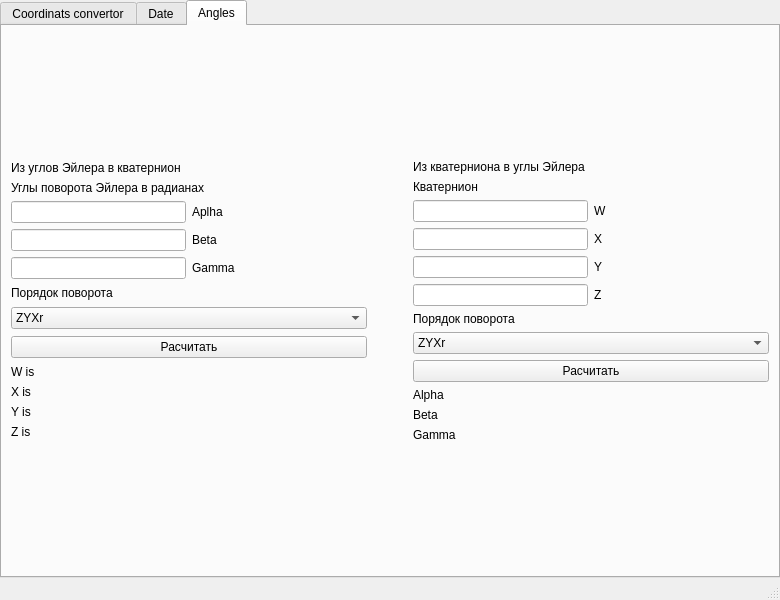
<?xml version="1.0" encoding="UTF-8"?>
<ui version="4.0">
 <class>MainWindow</class>
 <widget class="QMainWindow" name="MainWindow">
  <property name="geometry">
   <rect>
    <x>0</x>
    <y>0</y>
    <width>780</width>
    <height>600</height>
   </rect>
  </property>
  <property name="windowTitle">
   <string>MainWindow</string>
  </property>
  <property name="styleSheet">
   <string notr="true"/>
  </property>
  <widget class="QWidget" name="centralwidget">
   <layout class="QGridLayout" name="gridLayout">
    <property name="leftMargin">
     <number>0</number>
    </property>
    <property name="topMargin">
     <number>0</number>
    </property>
    <property name="rightMargin">
     <number>0</number>
    </property>
    <property name="bottomMargin">
     <number>0</number>
    </property>
    <property name="spacing">
     <number>0</number>
    </property>
    <item row="0" column="0">
     <widget class="QTabWidget" name="tabWidget">
      <property name="styleSheet">
       <string notr="true"/>
      </property>
      <property name="currentIndex">
       <number>2</number>
      </property>
      <property name="tabBarAutoHide">
       <bool>false</bool>
      </property>
      <widget class="QWidget" name="tab">
       <attribute name="title">
        <string>Coordinats convertor</string>
       </attribute>
       <layout class="QGridLayout" name="gridLayout_5">
        <item row="0" column="0">
         <layout class="QVBoxLayout" name="verticalLayout_19">
          <item>
           <layout class="QGridLayout" name="gridLayout_3">
            <item row="0" column="0">
             <layout class="QVBoxLayout" name="verticalLayout_18">
              <item>
               <layout class="QVBoxLayout" name="verticalLayout_17">
                <item>
                 <widget class="QLabel" name="label_7">
                  <property name="sizePolicy">
                   <sizepolicy hsizetype="Preferred" vsizetype="Fixed">
                    <horstretch>0</horstretch>
                    <verstretch>0</verstretch>
                   </sizepolicy>
                  </property>
                  <property name="text">
                   <string>DD MM SS</string>
                  </property>
                 </widget>
                </item>
                <item>
                 <layout class="QVBoxLayout" name="verticalLayout_13">
                  <item>
                   <widget class="QLabel" name="descrLabel_3">
                    <property name="sizePolicy">
                     <sizepolicy hsizetype="Preferred" vsizetype="Fixed">
                      <horstretch>0</horstretch>
                      <verstretch>0</verstretch>
                     </sizepolicy>
                    </property>
                    <property name="text">
                     <string>Долгота</string>
                    </property>
                   </widget>
                  </item>
                  <item>
                   <layout class="QHBoxLayout" name="horizontalLayout_20">
                    <item>
                     <widget class="QLineEdit" name="L_dd">
                      <property name="text">
                       <string/>
                      </property>
                      <property name="maxLength">
                       <number>32767</number>
                      </property>
                     </widget>
                    </item>
                    <item>
                     <widget class="QLineEdit" name="L_mm">
                      <property name="text">
                       <string/>
                      </property>
                     </widget>
                    </item>
                    <item>
                     <widget class="QLineEdit" name="L_ss">
                      <property name="text">
                       <string/>
                      </property>
                     </widget>
                    </item>
                   </layout>
                  </item>
                 </layout>
                </item>
                <item>
                 <layout class="QVBoxLayout" name="verticalLayout_12">
                  <item>
                   <widget class="QLabel" name="descrLabel_4">
                    <property name="sizePolicy">
                     <sizepolicy hsizetype="Preferred" vsizetype="Fixed">
                      <horstretch>0</horstretch>
                      <verstretch>0</verstretch>
                     </sizepolicy>
                    </property>
                    <property name="text">
                     <string>Широта</string>
                    </property>
                   </widget>
                  </item>
                  <item>
                   <layout class="QHBoxLayout" name="horizontalLayout_21">
                    <item>
                     <widget class="QLineEdit" name="W_dd">
                      <property name="text">
                       <string/>
                      </property>
                     </widget>
                    </item>
                    <item>
                     <widget class="QLineEdit" name="W_mm">
                      <property name="text">
                       <string/>
                      </property>
                     </widget>
                    </item>
                    <item>
                     <widget class="QLineEdit" name="W_ss">
                      <property name="text">
                       <string/>
                      </property>
                     </widget>
                    </item>
                   </layout>
                  </item>
                 </layout>
                </item>
               </layout>
              </item>
              <item>
               <widget class="QLabel" name="label_11">
                <property name="sizePolicy">
                 <sizepolicy hsizetype="Preferred" vsizetype="Fixed">
                  <horstretch>0</horstretch>
                  <verstretch>0</verstretch>
                 </sizepolicy>
                </property>
                <property name="text">
                 <string>градусы ;минуты ;секунды</string>
                </property>
               </widget>
              </item>
             </layout>
            </item>
            <item row="0" column="1">
             <widget class="QPushButton" name="pushButton_3">
              <property name="text">
               <string>Кнопка &lt;-</string>
              </property>
             </widget>
            </item>
            <item row="0" column="2">
             <widget class="QPushButton" name="pushButton">
              <property name="text">
               <string>Кнопка -&gt;</string>
              </property>
             </widget>
            </item>
            <item row="0" column="3">
             <layout class="QVBoxLayout" name="verticalLayout_16">
              <item>
               <widget class="QLabel" name="label_8">
                <property name="sizePolicy">
                 <sizepolicy hsizetype="Preferred" vsizetype="Fixed">
                  <horstretch>0</horstretch>
                  <verstretch>0</verstretch>
                 </sizepolicy>
                </property>
                <property name="text">
                 <string>DD.DDDDD</string>
                </property>
               </widget>
              </item>
              <item>
               <layout class="QVBoxLayout" name="verticalLayout_14">
                <item>
                 <widget class="QLabel" name="descrLabel">
                  <property name="sizePolicy">
                   <sizepolicy hsizetype="Preferred" vsizetype="Fixed">
                    <horstretch>0</horstretch>
                    <verstretch>0</verstretch>
                   </sizepolicy>
                  </property>
                  <property name="text">
                   <string>Долгота</string>
                  </property>
                 </widget>
                </item>
                <item>
                 <widget class="QLineEdit" name="L_output"/>
                </item>
               </layout>
              </item>
              <item>
               <layout class="QVBoxLayout" name="verticalLayout_15">
                <item>
                 <widget class="QLabel" name="descrLabel_2">
                  <property name="sizePolicy">
                   <sizepolicy hsizetype="Preferred" vsizetype="Fixed">
                    <horstretch>0</horstretch>
                    <verstretch>0</verstretch>
                   </sizepolicy>
                  </property>
                  <property name="text">
                   <string>Широта</string>
                  </property>
                 </widget>
                </item>
                <item>
                 <widget class="QLineEdit" name="W_output"/>
                </item>
               </layout>
              </item>
             </layout>
            </item>
           </layout>
          </item>
          <item>
           <widget class="QLabel" name="errorLabel">
            <property name="sizePolicy">
             <sizepolicy hsizetype="Preferred" vsizetype="Fixed">
              <horstretch>0</horstretch>
              <verstretch>0</verstretch>
             </sizepolicy>
            </property>
            <property name="text">
             <string/>
            </property>
           </widget>
          </item>
         </layout>
        </item>
       </layout>
      </widget>
      <widget class="QWidget" name="tab_2">
       <attribute name="title">
        <string>Date</string>
       </attribute>
       <layout class="QGridLayout" name="gridLayout_4">
        <item row="0" column="0">
         <layout class="QVBoxLayout" name="verticalLayout_11">
          <item>
           <layout class="QHBoxLayout" name="horizontalLayout_15">
            <item>
             <layout class="QVBoxLayout" name="verticalLayout_9">
              <item>
               <widget class="QLabel" name="label_25">
                <property name="text">
                 <string>От</string>
                </property>
               </widget>
              </item>
              <item>
               <widget class="QDateTimeEdit" name="dateTimeEdit">
                <property name="displayFormat">
                 <string>dd.MM.yyyy H:mm:ss</string>
                </property>
               </widget>
              </item>
              <item>
               <widget class="QLabel" name="label_26">
                <property name="sizePolicy">
                 <sizepolicy hsizetype="Preferred" vsizetype="Fixed">
                  <horstretch>0</horstretch>
                  <verstretch>0</verstretch>
                 </sizepolicy>
                </property>
                <property name="text">
                 <string>До</string>
                </property>
               </widget>
              </item>
              <item>
               <widget class="QDateTimeEdit" name="dateTimeEdit_2">
                <property name="enabled">
                 <bool>true</bool>
                </property>
                <property name="styleSheet">
                 <string notr="true"/>
                </property>
                <property name="displayFormat">
                 <string>dd.MM.yyyy H:mm:ss</string>
                </property>
               </widget>
              </item>
             </layout>
            </item>
            <item>
             <widget class="QPushButton" name="pushButton_2">
              <property name="text">
               <string>Рассчитать</string>
              </property>
             </widget>
            </item>
           </layout>
          </item>
          <item>
           <layout class="QVBoxLayout" name="verticalLayout_10">
            <item>
             <layout class="QHBoxLayout" name="horizontalLayout_16">
              <item>
               <widget class="QLabel" name="label">
                <property name="sizePolicy">
                 <sizepolicy hsizetype="Preferred" vsizetype="Fixed">
                  <horstretch>0</horstretch>
                  <verstretch>0</verstretch>
                 </sizepolicy>
                </property>
                <property name="text">
                 <string>Дней:</string>
                </property>
               </widget>
              </item>
              <item>
               <widget class="QLabel" name="days">
                <property name="sizePolicy">
                 <sizepolicy hsizetype="Preferred" vsizetype="Fixed">
                  <horstretch>0</horstretch>
                  <verstretch>0</verstretch>
                 </sizepolicy>
                </property>
                <property name="text">
                 <string>0</string>
                </property>
               </widget>
              </item>
             </layout>
            </item>
            <item>
             <layout class="QHBoxLayout" name="horizontalLayout_17">
              <item>
               <widget class="QLabel" name="label_4">
                <property name="sizePolicy">
                 <sizepolicy hsizetype="Preferred" vsizetype="Fixed">
                  <horstretch>0</horstretch>
                  <verstretch>0</verstretch>
                 </sizepolicy>
                </property>
                <property name="text">
                 <string>Часов</string>
                </property>
               </widget>
              </item>
              <item>
               <widget class="QLabel" name="hours">
                <property name="sizePolicy">
                 <sizepolicy hsizetype="Preferred" vsizetype="Fixed">
                  <horstretch>0</horstretch>
                  <verstretch>0</verstretch>
                 </sizepolicy>
                </property>
                <property name="text">
                 <string>0</string>
                </property>
               </widget>
              </item>
             </layout>
            </item>
            <item>
             <layout class="QHBoxLayout" name="horizontalLayout_18">
              <item>
               <widget class="QLabel" name="label_2">
                <property name="sizePolicy">
                 <sizepolicy hsizetype="Preferred" vsizetype="Fixed">
                  <horstretch>0</horstretch>
                  <verstretch>0</verstretch>
                 </sizepolicy>
                </property>
                <property name="text">
                 <string>Минут:</string>
                </property>
               </widget>
              </item>
              <item>
               <widget class="QLabel" name="mins">
                <property name="sizePolicy">
                 <sizepolicy hsizetype="Preferred" vsizetype="Fixed">
                  <horstretch>0</horstretch>
                  <verstretch>0</verstretch>
                 </sizepolicy>
                </property>
                <property name="text">
                 <string>0</string>
                </property>
               </widget>
              </item>
             </layout>
            </item>
            <item>
             <layout class="QHBoxLayout" name="horizontalLayout_19">
              <item>
               <widget class="QLabel" name="label_3">
                <property name="sizePolicy">
                 <sizepolicy hsizetype="Preferred" vsizetype="Fixed">
                  <horstretch>0</horstretch>
                  <verstretch>0</verstretch>
                 </sizepolicy>
                </property>
                <property name="text">
                 <string>Секунд:</string>
                </property>
               </widget>
              </item>
              <item>
               <widget class="QLabel" name="secs">
                <property name="sizePolicy">
                 <sizepolicy hsizetype="Preferred" vsizetype="Fixed">
                  <horstretch>0</horstretch>
                  <verstretch>0</verstretch>
                 </sizepolicy>
                </property>
                <property name="text">
                 <string>0</string>
                </property>
               </widget>
              </item>
             </layout>
            </item>
           </layout>
          </item>
         </layout>
        </item>
       </layout>
      </widget>
      <widget class="QWidget" name="tab_3">
       <attribute name="title">
        <string>Angles</string>
       </attribute>
       <layout class="QGridLayout" name="gridLayout_2">
        <item row="0" column="0">
         <layout class="QVBoxLayout" name="verticalLayout_8">
          <item>
           <layout class="QVBoxLayout" name="verticalLayout_2">
            <item>
             <widget class="QLabel" name="eul2quat">
              <property name="sizePolicy">
               <sizepolicy hsizetype="Preferred" vsizetype="Fixed">
                <horstretch>0</horstretch>
                <verstretch>0</verstretch>
               </sizepolicy>
              </property>
              <property name="styleSheet">
               <string notr="true"/>
              </property>
              <property name="text">
               <string>Из углов Эйлера в кватернион</string>
              </property>
              <property name="alignment">
               <set>Qt::AlignLeading|Qt::AlignLeft|Qt::AlignTop</set>
              </property>
             </widget>
            </item>
            <item>
             <widget class="QLabel" name="label_5">
              <property name="sizePolicy">
               <sizepolicy hsizetype="Preferred" vsizetype="Fixed">
                <horstretch>0</horstretch>
                <verstretch>0</verstretch>
               </sizepolicy>
              </property>
              <property name="text">
               <string>Углы поворота Эйлера в радианах</string>
              </property>
              <property name="alignment">
               <set>Qt::AlignBottom|Qt::AlignLeading|Qt::AlignLeft</set>
              </property>
             </widget>
            </item>
            <item>
             <layout class="QVBoxLayout" name="verticalLayout">
              <item>
               <layout class="QHBoxLayout" name="horizontalLayout">
                <item>
                 <widget class="QLineEdit" name="aplhaRad">
                  <property name="sizePolicy">
                   <sizepolicy hsizetype="Preferred" vsizetype="Fixed">
                    <horstretch>0</horstretch>
                    <verstretch>0</verstretch>
                   </sizepolicy>
                  </property>
                 </widget>
                </item>
                <item>
                 <widget class="QLabel" name="label_12">
                  <property name="sizePolicy">
                   <sizepolicy hsizetype="Preferred" vsizetype="Fixed">
                    <horstretch>0</horstretch>
                    <verstretch>0</verstretch>
                   </sizepolicy>
                  </property>
                  <property name="text">
                   <string>Aplha</string>
                  </property>
                 </widget>
                </item>
               </layout>
              </item>
              <item>
               <layout class="QHBoxLayout" name="horizontalLayout_2">
                <item>
                 <widget class="QLineEdit" name="betaRad">
                  <property name="sizePolicy">
                   <sizepolicy hsizetype="Preferred" vsizetype="Fixed">
                    <horstretch>0</horstretch>
                    <verstretch>0</verstretch>
                   </sizepolicy>
                  </property>
                 </widget>
                </item>
                <item>
                 <widget class="QLabel" name="label_13">
                  <property name="sizePolicy">
                   <sizepolicy hsizetype="Preferred" vsizetype="Fixed">
                    <horstretch>0</horstretch>
                    <verstretch>0</verstretch>
                   </sizepolicy>
                  </property>
                  <property name="text">
                   <string>Beta</string>
                  </property>
                 </widget>
                </item>
               </layout>
              </item>
              <item>
               <layout class="QHBoxLayout" name="horizontalLayout_3">
                <item>
                 <widget class="QLineEdit" name="gammaRad">
                  <property name="sizePolicy">
                   <sizepolicy hsizetype="Preferred" vsizetype="Fixed">
                    <horstretch>0</horstretch>
                    <verstretch>0</verstretch>
                   </sizepolicy>
                  </property>
                 </widget>
                </item>
                <item>
                 <widget class="QLabel" name="label_14">
                  <property name="sizePolicy">
                   <sizepolicy hsizetype="Preferred" vsizetype="Fixed">
                    <horstretch>0</horstretch>
                    <verstretch>0</verstretch>
                   </sizepolicy>
                  </property>
                  <property name="text">
                   <string>Gamma</string>
                  </property>
                 </widget>
                </item>
               </layout>
              </item>
             </layout>
            </item>
           </layout>
          </item>
          <item>
           <widget class="QLabel" name="label_6">
            <property name="sizePolicy">
             <sizepolicy hsizetype="Fixed" vsizetype="Fixed">
              <horstretch>0</horstretch>
              <verstretch>0</verstretch>
             </sizepolicy>
            </property>
            <property name="text">
             <string>Порядок поворота</string>
            </property>
           </widget>
          </item>
          <item>
           <widget class="QComboBox" name="order">
            <item>
             <property name="text">
              <string>ZYXr</string>
             </property>
            </item>
            <item>
             <property name="text">
              <string>XYXr</string>
             </property>
            </item>
            <item>
             <property name="text">
              <string>YZXr</string>
             </property>
            </item>
            <item>
             <property name="text">
              <string>XZXr</string>
             </property>
            </item>
            <item>
             <property name="text">
              <string>XZYr</string>
             </property>
            </item>
            <item>
             <property name="text">
              <string>YZYr</string>
             </property>
            </item>
            <item>
             <property name="text">
              <string>ZXYr</string>
             </property>
            </item>
            <item>
             <property name="text">
              <string>YXYr</string>
             </property>
            </item>
            <item>
             <property name="text">
              <string>YXZr</string>
             </property>
            </item>
            <item>
             <property name="text">
              <string>ZXZr</string>
             </property>
            </item>
            <item>
             <property name="text">
              <string>XYZr</string>
             </property>
            </item>
            <item>
             <property name="text">
              <string>ZYZr</string>
             </property>
            </item>
            <item>
             <property name="text">
              <string>ZYXs</string>
             </property>
            </item>
            <item>
             <property name="text">
              <string>XYXs</string>
             </property>
            </item>
            <item>
             <property name="text">
              <string>YZXs</string>
             </property>
            </item>
            <item>
             <property name="text">
              <string>XZXs</string>
             </property>
            </item>
            <item>
             <property name="text">
              <string>XZYs</string>
             </property>
            </item>
            <item>
             <property name="text">
              <string>YZYs</string>
             </property>
            </item>
            <item>
             <property name="text">
              <string>ZXYs</string>
             </property>
            </item>
            <item>
             <property name="text">
              <string>YXYs</string>
             </property>
            </item>
            <item>
             <property name="text">
              <string>YXZs</string>
             </property>
            </item>
            <item>
             <property name="text">
              <string>ZXZs</string>
             </property>
            </item>
            <item>
             <property name="text">
              <string>XYZs</string>
             </property>
            </item>
            <item>
             <property name="text">
              <string>ZYZs</string>
             </property>
            </item>
           </widget>
          </item>
          <item>
           <widget class="QPushButton" name="pushButton_4">
            <property name="text">
             <string>Расчитать</string>
            </property>
           </widget>
          </item>
          <item>
           <layout class="QVBoxLayout" name="verticalLayout_4">
            <item>
             <layout class="QHBoxLayout" name="horizontalLayout_8">
              <property name="spacing">
               <number>6</number>
              </property>
              <item>
               <widget class="QLabel" name="label_10">
                <property name="text">
                 <string>W is</string>
                </property>
                <property name="alignment">
                 <set>Qt::AlignLeading|Qt::AlignLeft|Qt::AlignVCenter</set>
                </property>
               </widget>
              </item>
              <item>
               <widget class="QLabel" name="outputW">
                <property name="sizePolicy">
                 <sizepolicy hsizetype="Fixed" vsizetype="Fixed">
                  <horstretch>0</horstretch>
                  <verstretch>0</verstretch>
                 </sizepolicy>
                </property>
                <property name="text">
                 <string/>
                </property>
               </widget>
              </item>
             </layout>
            </item>
            <item>
             <layout class="QHBoxLayout" name="horizontalLayout_9">
              <item>
               <widget class="QLabel" name="label_16">
                <property name="text">
                 <string>X is</string>
                </property>
                <property name="alignment">
                 <set>Qt::AlignLeading|Qt::AlignLeft|Qt::AlignVCenter</set>
                </property>
               </widget>
              </item>
              <item>
               <widget class="QLabel" name="outputX">
                <property name="sizePolicy">
                 <sizepolicy hsizetype="Fixed" vsizetype="Fixed">
                  <horstretch>0</horstretch>
                  <verstretch>0</verstretch>
                 </sizepolicy>
                </property>
                <property name="text">
                 <string/>
                </property>
               </widget>
              </item>
             </layout>
            </item>
            <item>
             <layout class="QHBoxLayout" name="horizontalLayout_10">
              <item>
               <widget class="QLabel" name="label_17">
                <property name="text">
                 <string>Y is</string>
                </property>
                <property name="alignment">
                 <set>Qt::AlignLeading|Qt::AlignLeft|Qt::AlignVCenter</set>
                </property>
               </widget>
              </item>
              <item>
               <widget class="QLabel" name="outputY">
                <property name="sizePolicy">
                 <sizepolicy hsizetype="Fixed" vsizetype="Fixed">
                  <horstretch>0</horstretch>
                  <verstretch>0</verstretch>
                 </sizepolicy>
                </property>
                <property name="text">
                 <string/>
                </property>
               </widget>
              </item>
             </layout>
            </item>
            <item>
             <layout class="QHBoxLayout" name="horizontalLayout_11">
              <item>
               <widget class="QLabel" name="label_18">
                <property name="text">
                 <string>Z is</string>
                </property>
                <property name="alignment">
                 <set>Qt::AlignLeading|Qt::AlignLeft|Qt::AlignVCenter</set>
                </property>
               </widget>
              </item>
              <item>
               <widget class="QLabel" name="outputZ">
                <property name="sizePolicy">
                 <sizepolicy hsizetype="Fixed" vsizetype="Fixed">
                  <horstretch>0</horstretch>
                  <verstretch>0</verstretch>
                 </sizepolicy>
                </property>
                <property name="text">
                 <string/>
                </property>
               </widget>
              </item>
             </layout>
            </item>
           </layout>
          </item>
         </layout>
        </item>
        <item row="0" column="2">
         <layout class="QVBoxLayout" name="verticalLayout_7">
          <item>
           <layout class="QVBoxLayout" name="verticalLayout_3">
            <item>
             <widget class="QLabel" name="quat2eul">
              <property name="sizePolicy">
               <sizepolicy hsizetype="Preferred" vsizetype="Fixed">
                <horstretch>0</horstretch>
                <verstretch>0</verstretch>
               </sizepolicy>
              </property>
              <property name="text">
               <string>Из кватерниона в углы Эйлера</string>
              </property>
              <property name="alignment">
               <set>Qt::AlignLeading|Qt::AlignLeft|Qt::AlignTop</set>
              </property>
             </widget>
            </item>
            <item>
             <widget class="QLabel" name="label_49">
              <property name="sizePolicy">
               <sizepolicy hsizetype="Preferred" vsizetype="Fixed">
                <horstretch>0</horstretch>
                <verstretch>0</verstretch>
               </sizepolicy>
              </property>
              <property name="text">
               <string>Кватернион</string>
              </property>
              <property name="alignment">
               <set>Qt::AlignBottom|Qt::AlignLeading|Qt::AlignLeft</set>
              </property>
             </widget>
            </item>
            <item>
             <layout class="QHBoxLayout" name="horizontalLayout_4">
              <item>
               <widget class="QLineEdit" name="qW">
                <property name="sizePolicy">
                 <sizepolicy hsizetype="Preferred" vsizetype="Fixed">
                  <horstretch>0</horstretch>
                  <verstretch>0</verstretch>
                 </sizepolicy>
                </property>
               </widget>
              </item>
              <item>
               <widget class="QLabel" name="label_9">
                <property name="sizePolicy">
                 <sizepolicy hsizetype="Preferred" vsizetype="Fixed">
                  <horstretch>0</horstretch>
                  <verstretch>0</verstretch>
                 </sizepolicy>
                </property>
                <property name="text">
                 <string>W</string>
                </property>
               </widget>
              </item>
             </layout>
            </item>
            <item>
             <layout class="QHBoxLayout" name="horizontalLayout_5">
              <item>
               <widget class="QLineEdit" name="qX">
                <property name="sizePolicy">
                 <sizepolicy hsizetype="Preferred" vsizetype="Fixed">
                  <horstretch>0</horstretch>
                  <verstretch>0</verstretch>
                 </sizepolicy>
                </property>
               </widget>
              </item>
              <item>
               <widget class="QLabel" name="label_15">
                <property name="sizePolicy">
                 <sizepolicy hsizetype="Preferred" vsizetype="Fixed">
                  <horstretch>0</horstretch>
                  <verstretch>0</verstretch>
                 </sizepolicy>
                </property>
                <property name="text">
                 <string>X</string>
                </property>
               </widget>
              </item>
             </layout>
            </item>
            <item>
             <layout class="QHBoxLayout" name="horizontalLayout_6">
              <item>
               <widget class="QLineEdit" name="qY">
                <property name="sizePolicy">
                 <sizepolicy hsizetype="Preferred" vsizetype="Fixed">
                  <horstretch>0</horstretch>
                  <verstretch>0</verstretch>
                 </sizepolicy>
                </property>
               </widget>
              </item>
              <item>
               <widget class="QLabel" name="label_19">
                <property name="sizePolicy">
                 <sizepolicy hsizetype="Preferred" vsizetype="Fixed">
                  <horstretch>0</horstretch>
                  <verstretch>0</verstretch>
                 </sizepolicy>
                </property>
                <property name="text">
                 <string>Y</string>
                </property>
               </widget>
              </item>
             </layout>
            </item>
            <item>
             <layout class="QHBoxLayout" name="horizontalLayout_7">
              <item>
               <widget class="QLineEdit" name="qZ">
                <property name="sizePolicy">
                 <sizepolicy hsizetype="Preferred" vsizetype="Fixed">
                  <horstretch>0</horstretch>
                  <verstretch>0</verstretch>
                 </sizepolicy>
                </property>
               </widget>
              </item>
              <item>
               <widget class="QLabel" name="label_20">
                <property name="sizePolicy">
                 <sizepolicy hsizetype="Preferred" vsizetype="Fixed">
                  <horstretch>0</horstretch>
                  <verstretch>0</verstretch>
                 </sizepolicy>
                </property>
                <property name="text">
                 <string>Z</string>
                </property>
               </widget>
              </item>
             </layout>
            </item>
           </layout>
          </item>
          <item>
           <layout class="QVBoxLayout" name="verticalLayout_6">
            <item>
             <widget class="QLabel" name="label_24">
              <property name="sizePolicy">
               <sizepolicy hsizetype="Fixed" vsizetype="Fixed">
                <horstretch>0</horstretch>
                <verstretch>0</verstretch>
               </sizepolicy>
              </property>
              <property name="text">
               <string>Порядок поворота</string>
              </property>
             </widget>
            </item>
            <item>
             <widget class="QComboBox" name="comboBox">
              <item>
               <property name="text">
                <string>ZYXr</string>
               </property>
              </item>
              <item>
               <property name="text">
                <string>XYXr</string>
               </property>
              </item>
              <item>
               <property name="text">
                <string>YZXr</string>
               </property>
              </item>
             </widget>
            </item>
            <item>
             <widget class="QPushButton" name="pushButton_5">
              <property name="text">
               <string>Расчитать</string>
              </property>
             </widget>
            </item>
            <item>
             <layout class="QVBoxLayout" name="verticalLayout_5">
              <item>
               <layout class="QHBoxLayout" name="horizontalLayout_12">
                <item>
                 <widget class="QLabel" name="label_21">
                  <property name="text">
                   <string>Alpha</string>
                  </property>
                  <property name="alignment">
                   <set>Qt::AlignLeading|Qt::AlignLeft|Qt::AlignVCenter</set>
                  </property>
                 </widget>
                </item>
                <item>
                 <widget class="QLabel" name="outputAlpha">
                  <property name="sizePolicy">
                   <sizepolicy hsizetype="Fixed" vsizetype="Fixed">
                    <horstretch>0</horstretch>
                    <verstretch>0</verstretch>
                   </sizepolicy>
                  </property>
                  <property name="text">
                   <string/>
                  </property>
                 </widget>
                </item>
               </layout>
              </item>
              <item>
               <layout class="QHBoxLayout" name="horizontalLayout_13">
                <item>
                 <widget class="QLabel" name="label_22">
                  <property name="text">
                   <string>Beta</string>
                  </property>
                  <property name="alignment">
                   <set>Qt::AlignLeading|Qt::AlignLeft|Qt::AlignVCenter</set>
                  </property>
                 </widget>
                </item>
                <item>
                 <widget class="QLabel" name="outputBeta">
                  <property name="sizePolicy">
                   <sizepolicy hsizetype="Fixed" vsizetype="Fixed">
                    <horstretch>0</horstretch>
                    <verstretch>0</verstretch>
                   </sizepolicy>
                  </property>
                  <property name="text">
                   <string/>
                  </property>
                 </widget>
                </item>
               </layout>
              </item>
              <item>
               <layout class="QHBoxLayout" name="horizontalLayout_14">
                <item>
                 <widget class="QLabel" name="label_23">
                  <property name="text">
                   <string>Gamma</string>
                  </property>
                  <property name="alignment">
                   <set>Qt::AlignLeading|Qt::AlignLeft|Qt::AlignVCenter</set>
                  </property>
                 </widget>
                </item>
                <item>
                 <widget class="QLabel" name="outputGamma">
                  <property name="sizePolicy">
                   <sizepolicy hsizetype="Fixed" vsizetype="Fixed">
                    <horstretch>0</horstretch>
                    <verstretch>0</verstretch>
                   </sizepolicy>
                  </property>
                  <property name="text">
                   <string/>
                  </property>
                 </widget>
                </item>
               </layout>
              </item>
             </layout>
            </item>
           </layout>
          </item>
         </layout>
        </item>
        <item row="0" column="1">
         <spacer name="horizontalSpacer">
          <property name="orientation">
           <enum>Qt::Horizontal</enum>
          </property>
          <property name="sizeType">
           <enum>QSizePolicy::Fixed</enum>
          </property>
          <property name="sizeHint" stdset="0">
           <size>
            <width>40</width>
            <height>20</height>
           </size>
          </property>
         </spacer>
        </item>
       </layout>
      </widget>
     </widget>
    </item>
   </layout>
  </widget>
  <widget class="QMenuBar" name="menubar">
   <property name="geometry">
    <rect>
     <x>0</x>
     <y>0</y>
     <width>780</width>
     <height>21</height>
    </rect>
   </property>
  </widget>
  <widget class="QStatusBar" name="statusbar"/>
 </widget>
 <resources/>
 <connections/>
</ui>
